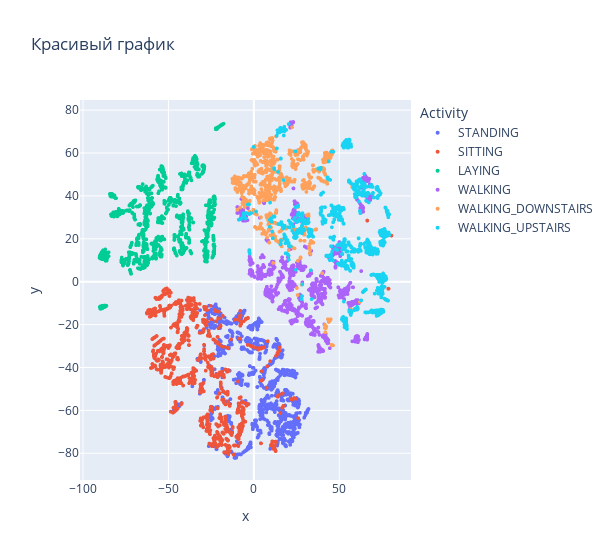

Write notebook code for a chart like this one.
### Code cell
import plotly.express as px

fig = px.scatter(df_2_comp, x='x', y='y', color='Activity', title='Красивый график', labels={'x': 'x', 'y': 'y'}, width=610)
fig.update_traces(marker=dict(size=4))
fig.show()

### Figure 1 — Plotly figure (JSON) as saved in the notebook; plotly's stock layout.template omitted (floating-point values rounded to 4 significant figures; data arrays with more than 128 entries replaced by an {"elided": "..."} marker saying what was removed)
{"data": [{"hovertemplate": "Activity=STANDING<br>x=%{x}<br>y=%{y}<extra></extra>", "legendgroup": "STANDING", "marker": {"color": "#636efa", "size": 4, "symbol": "circle"}, "mode": "markers", "name": "STANDING", "showlegend": true, "type": "scattergl", "x": {"elided": "1374 float values"}, "xaxis": "x", "y": {"elided": "1374 float values"}, "yaxis": "y"}, {"hovertemplate": "Activity=SITTING<br>x=%{x}<br>y=%{y}<extra></extra>", "legendgroup": "SITTING", "marker": {"color": "#EF553B", "size": 4, "symbol": "circle"}, "mode": "markers", "name": "SITTING", "showlegend": true, "type": "scattergl", "x": {"elided": "1286 float values"}, "xaxis": "x", "y": {"elided": "1286 float values"}, "yaxis": "y"}, {"hovertemplate": "Activity=LAYING<br>x=%{x}<br>y=%{y}<extra></extra>", "legendgroup": "LAYING", "marker": {"color": "#00cc96", "size": 4, "symbol": "circle"}, "mode": "markers", "name": "LAYING", "showlegend": true, "type": "scattergl", "x": {"elided": "1407 float values"}, "xaxis": "x", "y": {"elided": "1407 float values"}, "yaxis": "y"}, {"hovertemplate": "Activity=WALKING<br>x=%{x}<br>y=%{y}<extra></extra>", "legendgroup": "WALKING", "marker": {"color": "#ab63fa", "size": 4, "symbol": "circle"}, "mode": "markers", "name": "WALKING", "showlegend": true, "type": "scattergl", "x": {"elided": "1226 float values"}, "xaxis": "x", "y": {"elided": "1226 float values"}, "yaxis": "y"}, {"hovertemplate": "Activity=WALKING_DOWNSTAIRS<br>x=%{x}<br>y=%{y}<extra></extra>", "legendgroup": "WALKING_DOWNSTAIRS", "marker": {"color": "#FFA15A", "size": 4, "symbol": "circle"}, "mode": "markers", "name": "WALKING_DOWNSTAIRS", "showlegend": true, "type": "scattergl", "x": {"elided": "986 float values"}, "xaxis": "x", "y": {"elided": "986 float values"}, "yaxis": "y"}, {"hovertemplate": "Activity=WALKING_UPSTAIRS<br>x=%{x}<br>y=%{y}<extra></extra>", "legendgroup": "WALKING_UPSTAIRS", "marker": {"color": "#19d3f3", "size": 4, "symbol": "circle"}, "mode": "markers", "name": "WALKING_UPSTAIRS", "showlegend": true, "type": "scattergl", "x": {"elided": "1073 float values"}, "xaxis": "x", "y": {"elided": "1073 float values"}, "yaxis": "y"}], "layout": {"legend": {"title": {"text": "Activity"}, "tracegroupgap": 0}, "title": {"text": "Красивый график"}, "width": 610, "xaxis": {"anchor": "y", "domain": [0, 1], "title": {"text": "x"}}, "yaxis": {"anchor": "x", "domain": [0, 1], "title": {"text": "y"}}}}
